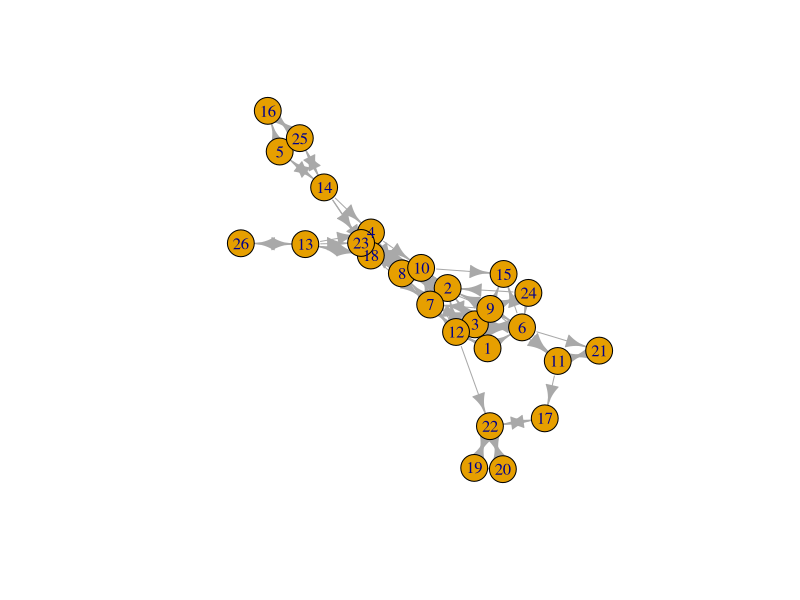
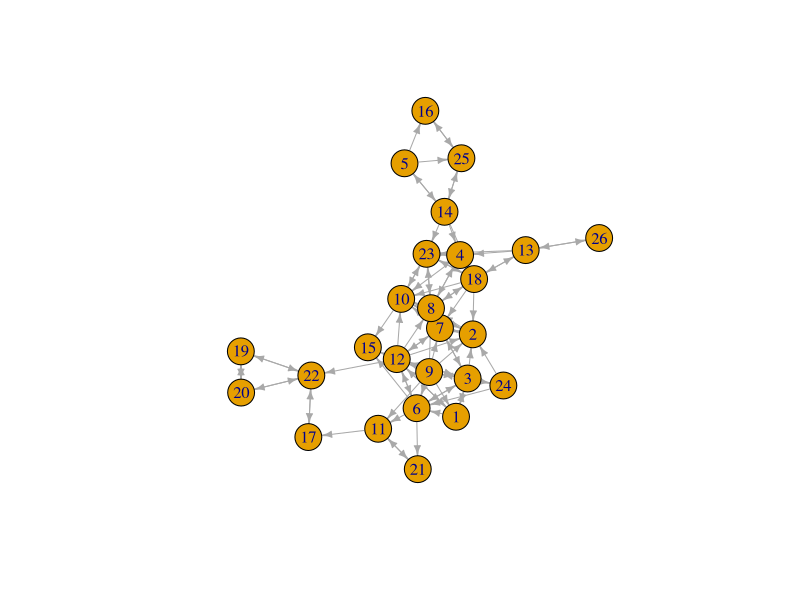
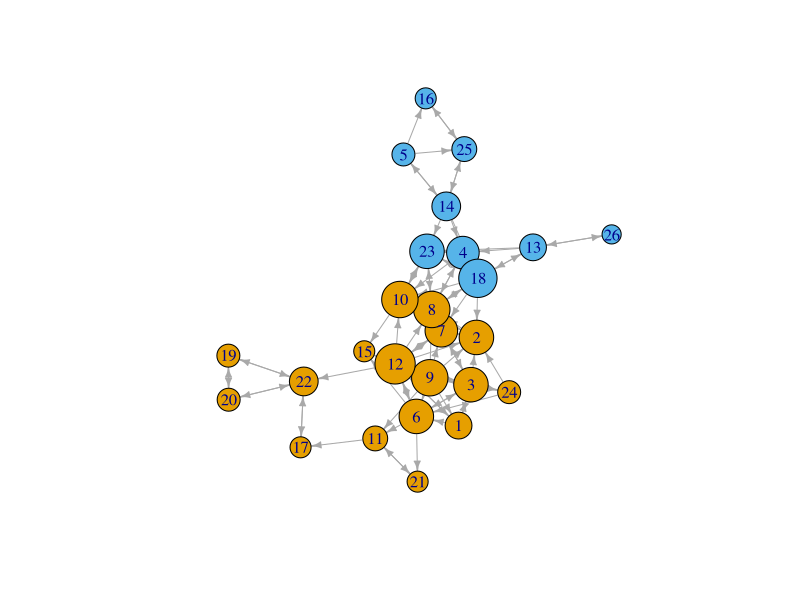
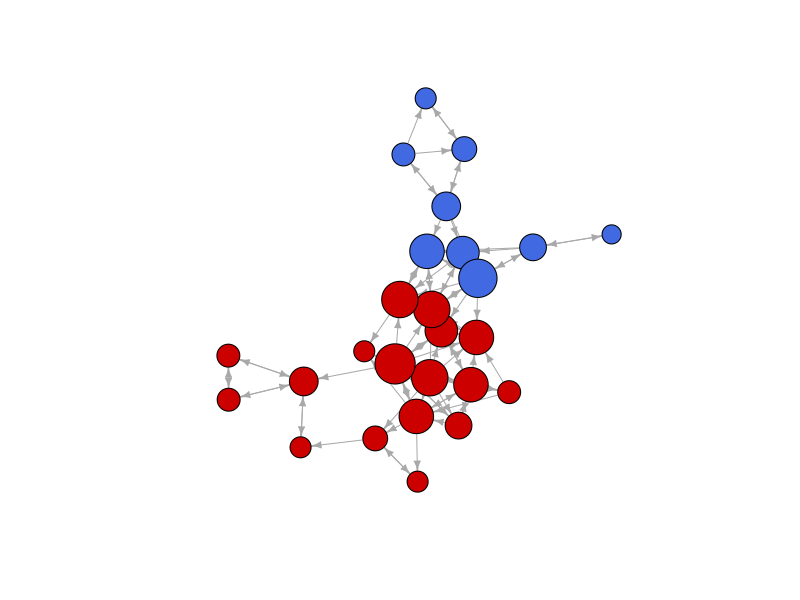

The R script that drew these images, in order:
## ---- chunk 1
library(igraph)
library(haven) # to read Stata files
library(reshape2)
library(tidyverse)
## ---- chunk 2
PupilsWaveV <- read_dta(file = "PupilsWaveV.dta")
## ---- chunk 3
class12b <- PupilsWaveV %>% 
  filter(schoolnr == "12b")  # keep only one class
## ---- chunk 4
elist <- class12b %>% 
  select(namenr, friend1:friend12) %>%   # select only the " best friends"  network
  pivot_longer(c(friend1:friend12)) %>% 
  filter(!is.na(value)) %>% # drop the missings
  rename(from ="namenr", to = "value", sourcevar= "name") %>% #just nice for interpretation
  relocate(to, .after=from) #move around the columns

## ---- chunk 5
nodelist <- class12b %>% 
  select(namenr,sex, age) %>% 
  rename(name = "namenr")
## ---- chunk 6
classnet <- graph_from_data_frame(elist, vertices = nodelist)
## ---- chunk 7
is_directed(classnet)
## ---- chunk 8
plot(classnet)
## ---- chunk 9
layout <- layout_with_kk(classnet)
plot(classnet, layout = layout, edge.arrow.size = .5)
## ---- chunk 10
ecount(classnet)
## ---- chunk 11
vcount(classnet)
## ---- chunk 12
edge_density(classnet)
## ---- chunk 13
count_components(classnet)
## ---- chunk 14
diameter(classnet)
## ---- chunk 15
mean_distance(classnet)
## ---- chunk 16
transitivity(classnet, type="average")
## ---- chunk 17
V(classnet)$degree <- degree(classnet)
## ---- chunk 18
d <- igraph::as_data_frame(classnet, what = "vertices")

t.test(degree ~ sex, alternative = "less", 
       conf.level = .95, 
       var.equal = TRUE, 
       data = d)

## ---- chunk 19
plot(classnet, 
     vertex.size = V(classnet)$degree +8, 
     vertex.color= V(classnet)$sex, 
     edge.arrow.size = .5,
     layout=layout_with_kk(classnet),
     margin = -.1
     
     )
## ---- chunk 20
plot(classnet, 
     vertex.size = V(classnet)$degree +8, 
     vertex.color= ifelse(V(classnet)$sex == 2, "royalblue", "red3"), 
     edge.arrow.size = .5,
     layout=layout_with_kk(classnet),
     vertex.label = NA,
     margin = -.1
     
     )
